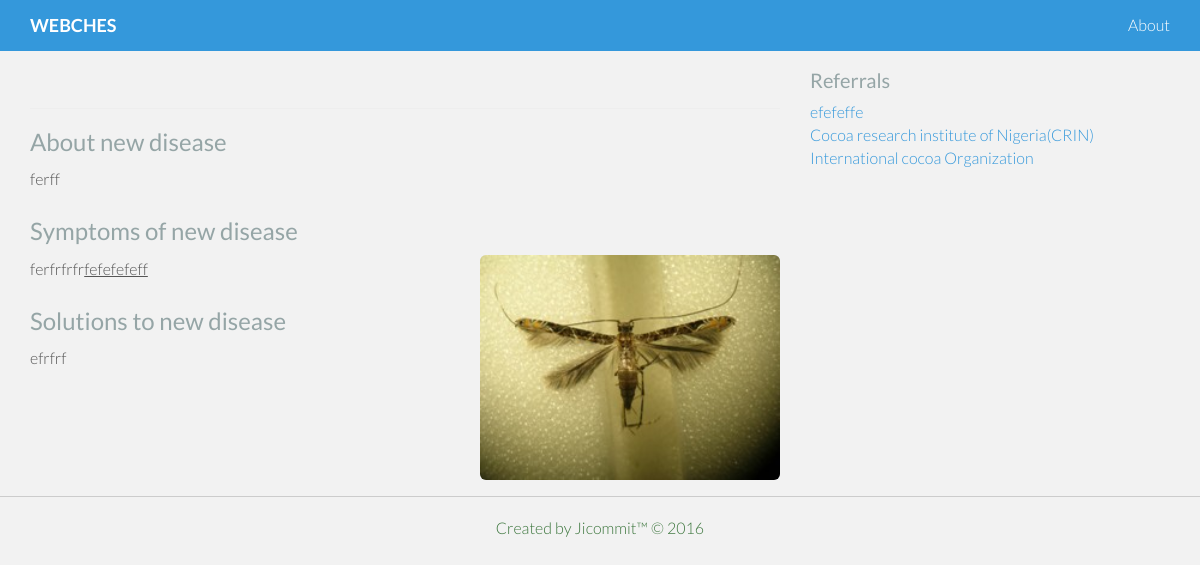
Screenshot of /disease/9/ with the database file from the repository.
### webches/models.py (models this page shows, shortened)
class Disease(models.Model):
    Disease_Name = models.CharField(max_length=200)
    details = models.TextField()
    symptoms = models.TextField()
    image = models.ImageField()
    published = 'p'
    draft = 'd'
    status_choices = ((published, 'published'), (draft, 'draft'))
    status = models.CharField(
        max_length=1, choices=status_choices, default=draft)
    solutions = models.TextField()
    Disease_Category = models.ForeignKey(Category, on_delete=models.CASCADE)
    referrals = models.CharField(max_length=3000, blank=True)
    botanical_name = models.CharField(max_length=200, blank=True)
    date_added = models.DateTimeField(auto_now_add=True)
    updated_at = models.DateTimeField(auto_now=True)

### webches/views.py (the view)
# urls.py: url(r'^disease/(?P<pk>[0-9]+)/$', views.details, name="details"),
def details(request, pk):
    Diss = get_object_or_404(Disease, pk=pk)
    return render(request, "cocoa/details.html", {'Diss': Diss})

### webches/templates/cocoa/details.html (shortened to what this page needs)
{% load staticfiles %}
<!DOCTYPE html>
<html lang="en">
  <head>
    <link href="{% static  'front_page/assets/css/bootstrap.css' %} " rel="stylesheet">
    <link href="{% static 'front_page/assets/css/main.css' %}" rel="stylesheet">
  </head>
  <body>
    <div class="navbar navbar-default navbar-fixed-top">
      <div class="container">
        <div class="navbar-header">
          <a class="navbar-brand" href=""><b>WEBCHES</b></a>
        </div>
        <div class="navbar-collapse collapse">
          <ul class="nav navbar-nav navbar-right">
            <li><a href="{% url 'cocoa:about' %}">About</a></li>
          </ul>
        </div>
      </div>
</div>
{% block content %}
<div class="container">
    <ol class="breadcrumb">
      <li><a href="">Home</a></li>
      <li class="active">About</li>
    </ol>
    <div class="row">
      <article class="col-sm-8 maincontent">
        <header class="page-header">
        </header>
        <h3 title="{{ Diss.category }}">About {{ Diss.Disease_Name }}</h3>
        <p>{{ Diss.details | escape }}</p>
        <h3>Symptoms of {{ Diss.Disease_Name }}</h3>
        <p><img src="{{ Diss.image.url }}" alt="" class="img-rounded pull-right" width="300" >
        {{ Diss.symptoms | safe }}
        <h3>Solutions to {{ Diss.Disease_Name }}</h3>
        <p>{{ Diss.solutions | safe }}</p>
      </article>
      <aside class="col-sm-4 sidebar sidebar-right">
        <div class="widget">
          <h4>Referrals</h4>
          <ul class="list-unstyled list-spaces">
            <li><a href="{{ Diss.referrals }}" target="_blank">{{ Diss.referrals }}</a><br></li>
            <li><a href="http://www.crin-ng.org/">Cocoa research institute of Nigeria(CRIN)</a><br></li>
             <li><a href="https://www.icco.org/about-cocoa/pest-a-diseases.html">International cocoa Organization</a><br></li>
          </ul>
        </div>
      </aside>
    </div>
  </div>
     <hr>
        <p class="centered text text-success">Created by Jicommit&trade; &copy; 2016</p>
    {% endblock %}

### webches/static/front_page/assets/css/main.css (style rules this page uses)
body { background-color: #f2f2f2; font-family: 'Lato', sans-serif; font-weight: 300; font-size: 16px; color: #555; -webkit-font-smoothing: antialiased; -webkit-overflow-scrolling: touch; }
h1, h2, h3, h4, h5, h6 { font-family: 'Lato', sans-serif; font-weight: 300; color: #333; }
h3 { color: #95a5a6; font-weight: 400; }
h4 { color: #95a5a6; font-weight: 400; font-size: 20px; }
p { line-height: 28px; margin-bottom: 25px; font-size: 16px; }
.centered { text-align: center; }
a { color: #3498db; word-wrap: break-word; -webkit-transition: color 0.1s ease-in, background 0.1s ease-in; -moz-transition: color 0.1s ease-in, background 0.1s ease-in; -ms-transition: color 0.1s ease-in, background 0.1s ease-in; -o-transition: color 0.1s ease-in, background 0.1s ease-in; transition: color 0.1s ease-in, background 0.1s ease-in; }
a:before, a:after { -webkit-transition: color 0.1s ease-in, background 0.1s ease-in; -moz-transition: color 0.1s ease-in, background 0.1s ease-in; -ms-transition: color 0.1s ease-in, background 0.1s ease-in; -o-transition: color 0.1s ease-in, background 0.1s ease-in; transition: color 0.1s ease-in, background 0.1s ease-in; }
hr { display: block; height: 1px; border: 0; border-top: 1px solid #ccc; margin: 1em 0; padding: 0; }
.navbar-default { background-color: #3498db; border-color: transparent; }
.navbar-default .navbar-brand { color: white; }
.navbar-default .navbar-nav > li > a { color: white; }

### rows the page displays
Disease: Disease_Name "new disease", details "ferff", image (picture), symptoms "ferfrfrfr fefefefeff", solutions "efrfrf", referrals "efefeffe"
